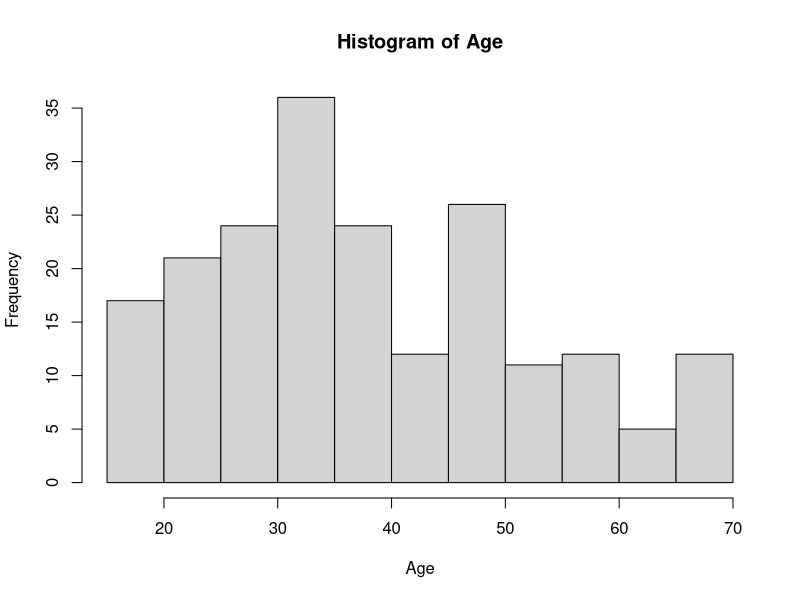
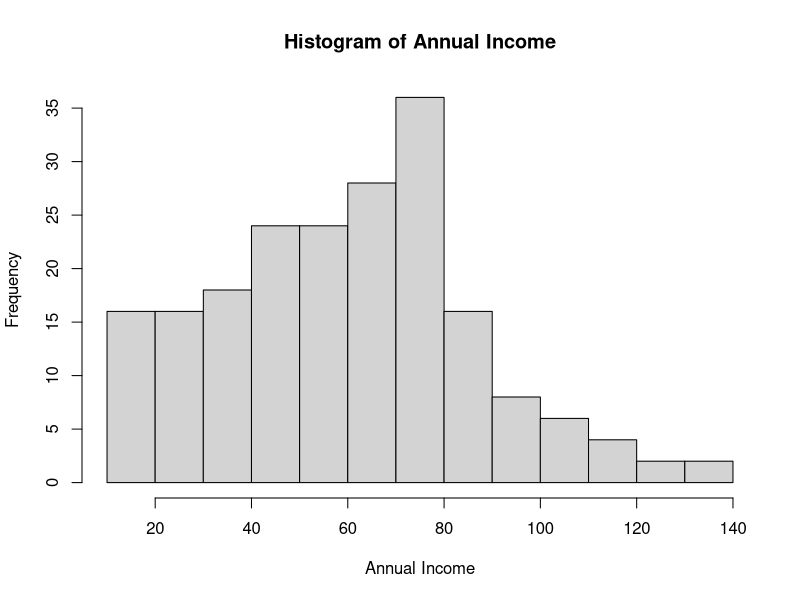
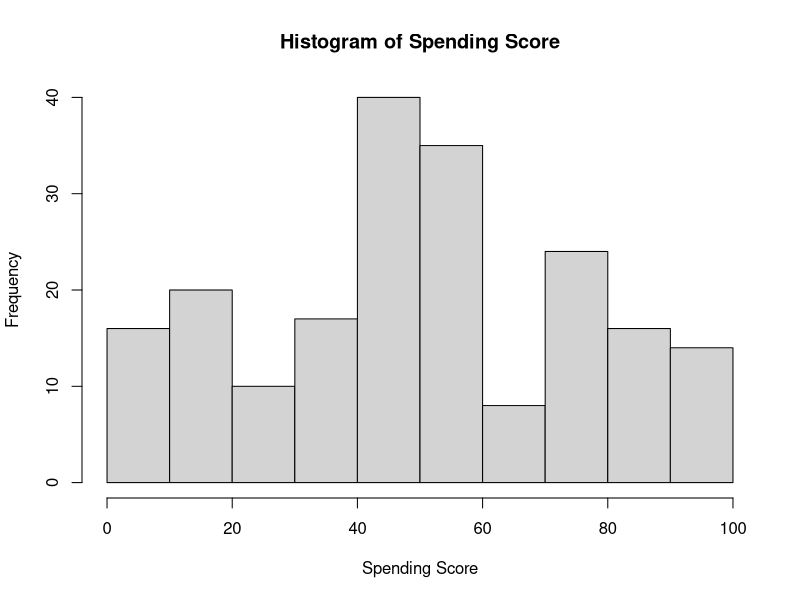

Here is the R script that generated these plots, in order:
#Load Dataset

CustomerData <-read.csv("data/Customers.csv", colClasses = c(
  CustomerId = "numeric",
  Gender = "factor",
  Age = "numeric",
  Annual_Income = "numeric",
  Spending_Score = "numeric"
))

#View Dataset
View(CustomerData)

#Measures of Frequency
# Display the structure of the dataset
str(CustomerData)

# Display summary statistics
summary(CustomerData)

# Frequency table for Gender
gender_frequency <- table(CustomerData$Gender)
print("Frequency table for Gender:")
print(gender_frequency)

# Histogram for Age
hist(CustomerData$Age, main = "Histogram of Age", xlab = "Age")

# Histogram for Annual Income
hist(CustomerData$Annual_Income, main = "Histogram of Annual Income", xlab = "Annual Income")

# Histogram for Spending Score
hist(CustomerData$Spending_Score, main = "Histogram of Spending Score", xlab = "Spending Score")

#Measures of Central Tendency
# Display mean, median, and mode for Age
mean_age <- mean(CustomerData$Age)
median_age <- median(CustomerData$Age)
mode_age <- names(sort(-table(CustomerData$Age)))[1]

print("Measures of Central Tendency for Age:")
print(paste("Mean:", mean_age))
print(paste("Median:", median_age))
print(paste("Mode:", mode_age))

# Display mean, median, and mode for Annual Income
mean_income <- mean(CustomerData$Annual_Income)
median_income <- median(CustomerData$Annual_Income)
mode_income <- names(sort(-table(CustomerData$Annual_Income)))[1]

print("Measures of Central Tendency for Annual Income:")
print(paste("Mean:", mean_income))
print(paste("Median:", median_income))
print(paste("Mode:", mode_income))

# Display mean, median, and mode for Spending Score
mean_score <- mean(CustomerData$Spending_Score)
median_score <- median(CustomerData$Spending_Score)
mode_score <- names(sort(-table(CustomerData$Spending_Score)))[1]

print("Measures of Central Tendency for Spending Score:")
print(paste("Mean:", mean_score))
print(paste("Median:", median_score))
print(paste("Mode:", mode_score))

#Measures of Distribution
# Display range for Age, Annual Income, and Spending Score
age_range <- range(CustomerData$Age)
income_range <- range(CustomerData$Annual_Income)
score_range <- range(CustomerData$Spending_Score)

print("Range for Age:")
print(age_range)

print("Range for Annual Income:")
print(income_range)

print("Range for Spending Score:")
print(score_range)

# Display standard deviation for Age, Annual Income, and Spending Score
sd_age <- sd(CustomerData$Age)
sd_income <- sd(CustomerData$Annual_Income)
sd_score <- sd(CustomerData$Spending_Score)

print("Standard Deviation for Age:")
print(sd_age)

print("Standard Deviation for Annual Income:")
print(sd_income)

print("Standard Deviation for Spending Score:")
print(sd_score)

# Display quantiles for Age, Annual Income, and Spending Score
quantiles_age <- quantile(CustomerData$Age)
quantiles_income <- quantile(CustomerData$Annual_Income)
quantiles_score <- quantile(CustomerData$Spending_Score)

print("Quantiles for Age:")
print(quantiles_age)

print("Quantiles for Annual Income:")
print(quantiles_income)

print("Quantiles for Spending Score:")
print(quantiles_score)

